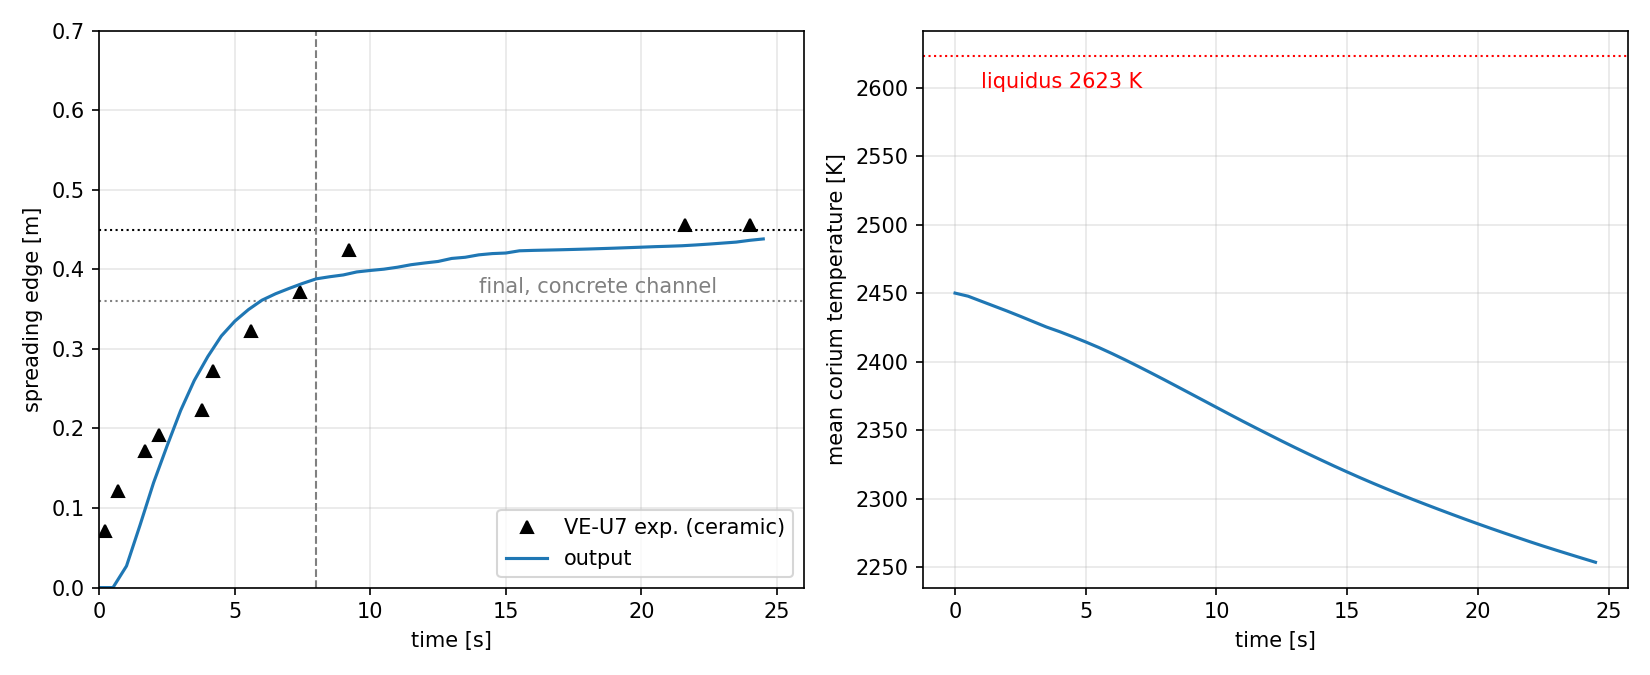

The Python source for this figure:
#!/usr/bin/env python3
"""演習3: VULCANO VE-U7 (セラミック流路) のコリウム先端位置を実験と比較する。

使い方:
    python3 compare.py                         # output/ の結果
    python3 compare.py ref/output visc3/output k80/output rad5/output   # 感度解析を重ねる
出力: compare.png (先端位置と平均温度), front.csv
必要なもの: Python3, numpy, matplotlib
"""
import glob
import os
import sys

import matplotlib
matplotlib.use("Agg")
import matplotlib.pyplot as plt  # noqa: E402
import numpy as np  # noqa: E402

# VE-U7 セラミック流路の先端位置。Jubaidah 博士論文 (2021) Fig. 21 の実験点を図から読み取った値
# (読み取り誤差 ±0.01 m, ±0.3 s 程度)。元データは Journeau et al. (2006)。
EXP_T = [0.2, 0.7, 1.7, 2.2, 3.8, 4.2, 5.6, 7.4, 9.2, 21.6, 24.0]
EXP_X = [0.071, 0.121, 0.172, 0.192, 0.223, 0.272, 0.323, 0.371, 0.424, 0.456, 0.456]
FINAL_CERAMIC = 0.45     # 最終拡がり長さ [m] (セラミック)
FINAL_CONCRETE = 0.36    # 最終拡がり長さ [m] (コンクリート、参考)
POUR_END = 8.0


def read(outdir):
    t, xf, Tm = [], [], []
    for f in sorted(glob.glob(os.path.join(outdir, "*.prof"))):
        with open(f) as fp:
            time = float(fp.readline())
            fp.readline()
            a = np.loadtxt(fp, ndmin=2)
        melt = a[:, 0] == 1
        t.append(time)
        xf.append(max(0.0, a[melt, 1].max()))
        Tm.append(a[melt, 7].mean() if a.shape[1] > 7 else np.nan)
    o = np.argsort(t)                 # ファイル名はステップ番号なので時刻で並べ直す
    return np.array(t)[o], np.array(xf)[o], np.array(Tm)[o]


def main():
    dirs = sys.argv[1:] or ["output"]
    fig, (ax, ax2) = plt.subplots(1, 2, figsize=(11, 4.5))
    ax.plot(EXP_T, EXP_X, "k^", label="VE-U7 exp. (ceramic)")
    ax.axhline(FINAL_CERAMIC, color="k", ls=":", lw=1)
    ax.axhline(FINAL_CONCRETE, color="gray", ls=":", lw=1)
    ax.text(14, FINAL_CONCRETE + 0.01, "final, concrete channel", color="gray")
    ax.axvline(POUR_END, color="gray", ls="--", lw=1)
    print(f"{'結果':30s} {'最終位置[m]':>10s} {'実験との差[m]':>12s} {'実験点との RMS[m]':>14s}")
    for d in dirs:
        t, xf, Tm = read(d)
        ax.plot(t, xf, "-", label=d)
        ax2.plot(t, Tm, "-", label=d)
        # 実験点 (計算した時間の範囲内) での先端位置の差の RMS
        err = [np.interp(te, t, xf) - xe for te, xe in zip(EXP_T, EXP_X) if te <= t[-1]]
        rms = np.sqrt(np.mean(np.square(err)))
        print(f"{d:30s} {xf[-1]:10.3f} {xf[-1] - FINAL_CERAMIC:12.3f} {rms:14.3f}   (t = {t[-1]:.0f} s)")
        np.savetxt("front.csv" if len(dirs) == 1 else f"front_{os.path.basename(os.path.dirname(os.path.abspath(d)))}.csv",
                   np.column_stack([t, xf, Tm]), delimiter=",",
                   header="t[s],x_front[m],T_mean_melt[K]", comments="")
    ax.set_xlabel("time [s]")
    ax.set_ylabel("spreading edge [m]")
    ax.set_xlim(0, 26)
    ax.set_ylim(0, 0.7)
    ax.grid(alpha=0.3)
    ax.legend(loc="lower right")
    ax2.axhline(2623, color="r", ls=":", lw=1)
    ax2.text(1, 2600, "liquidus 2623 K", color="r")
    ax2.set_xlabel("time [s]")
    ax2.set_ylabel("mean corium temperature [K]")
    ax2.grid(alpha=0.3)
    fig.tight_layout()
    fig.savefig("compare.png", dpi=150)
    print("-> compare.png")


if __name__ == "__main__":
    main()
